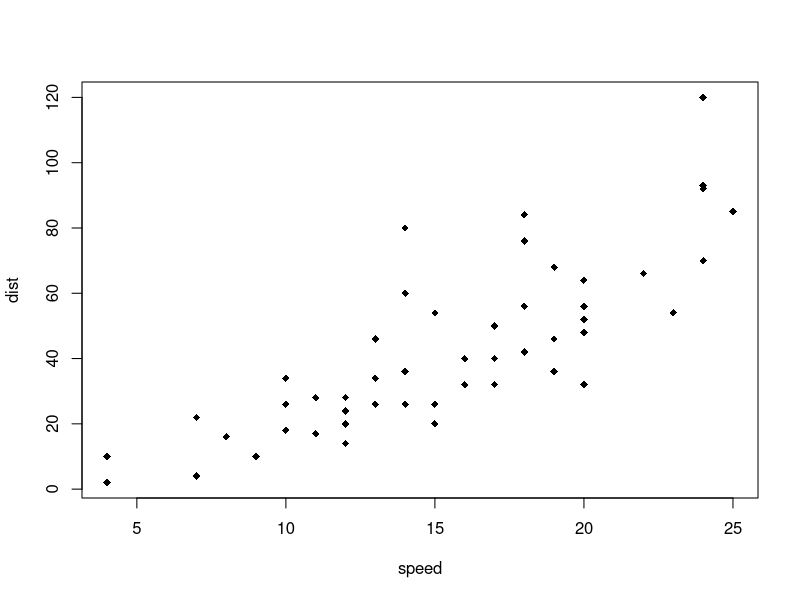
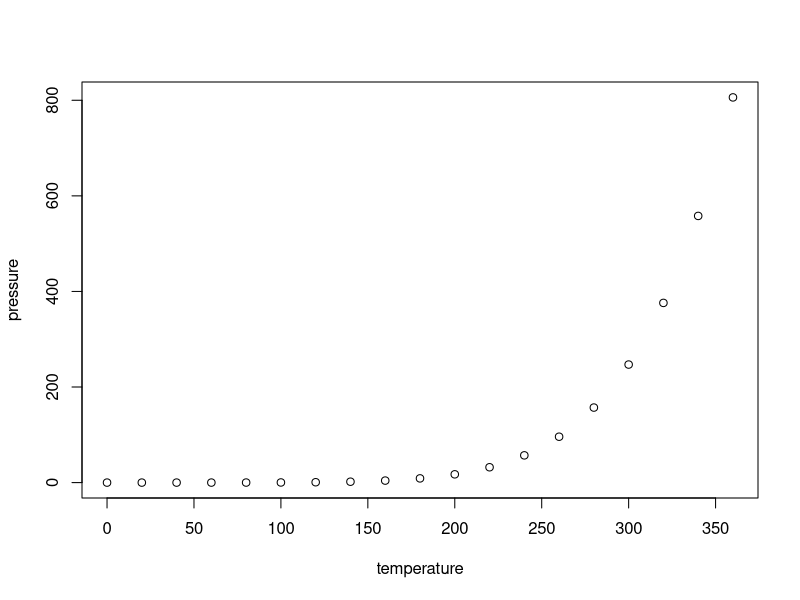

Generate these figures, in order, with R:
## ---- chunk 1
knitr::opts_chunk$set(echo = TRUE)
## ---- chunk 2
head(mtcars)
## ---- chunk 3
head(mtcars)
## ---- chunk 4
plot(cars, pch = 18)
## ---- chunk 5
library(knitr)
include_graphics("https://www.tidyverse.org/images/tidyverse-default.png")
## ---- chunk 6
kable(iris[1:5, ], caption = "A caption")
## ---- chunk 7
summary(cars)
## ---- chunk 8
plot(pressure)
